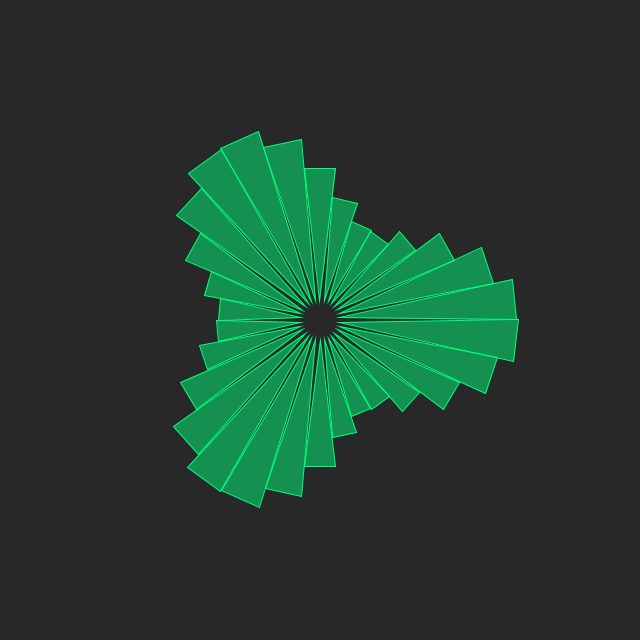
Frame 1 (no input)
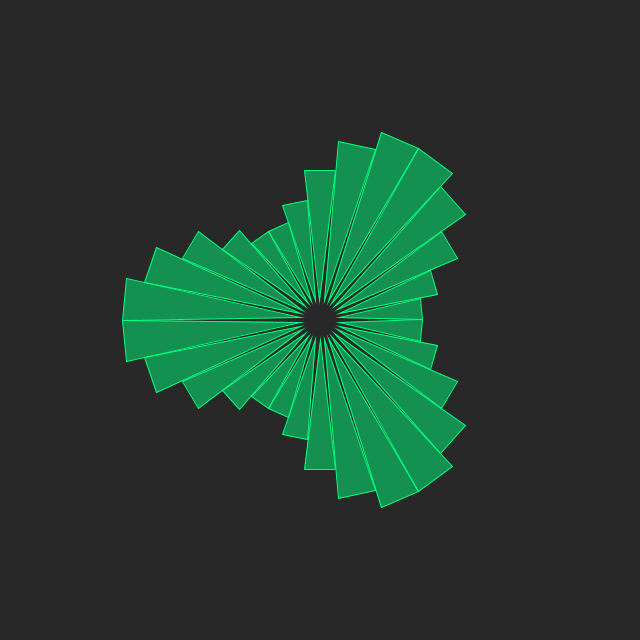
Frame 60 (the mouse pressed at the canvas centre just before this capture)
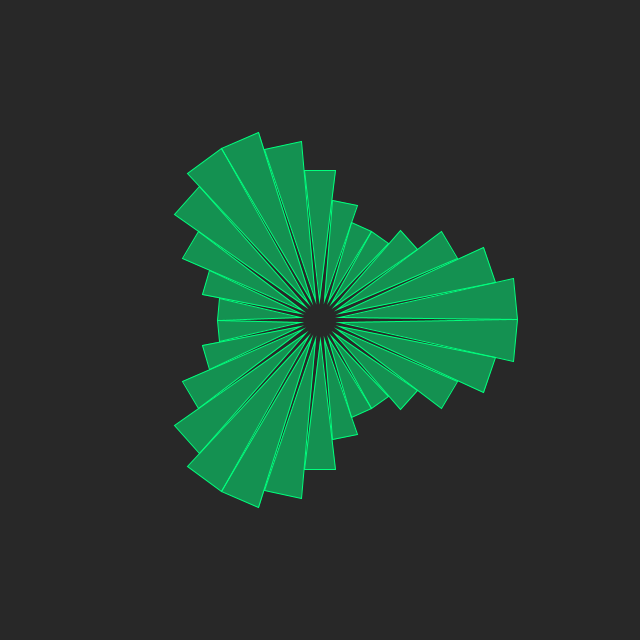
Frame 120 (the mouse held since frame 60 and released just before this capture)

The Processing sketch that drew these frames (run headless with seeded random() and noise(); from frame 60 on, the mouse is pressed at the canvas centre):

// Processing sketch: processing_184663
// ── processing_184663.pde

void setup() {
  size(640, 640);
  stroke(0, 255, 125);
  fill(0, 255, 125, 125);
}

void draw() {
  background(40);
  translate(width/2, height/2);
  for (int i = 0; i < 360; i+=12) {
    float angle = sin(radians(i*3+frameCount*3))*50;
    float x = sin(radians(i))*20;
    float y = cos(radians(i))*20;
    float x2 = sin(radians(i+6))*(150-angle);
    float y2 = cos(radians(i+6))*(150-angle);
    float x3 = sin(radians(i-6))*(150-angle);
    float y3 = cos(radians(i-6))*(150-angle);
    beginShape();
    vertex(x, y);
    vertex(x2, y2);
    vertex(x3, y3);
    endShape(CLOSE);
  }
}
